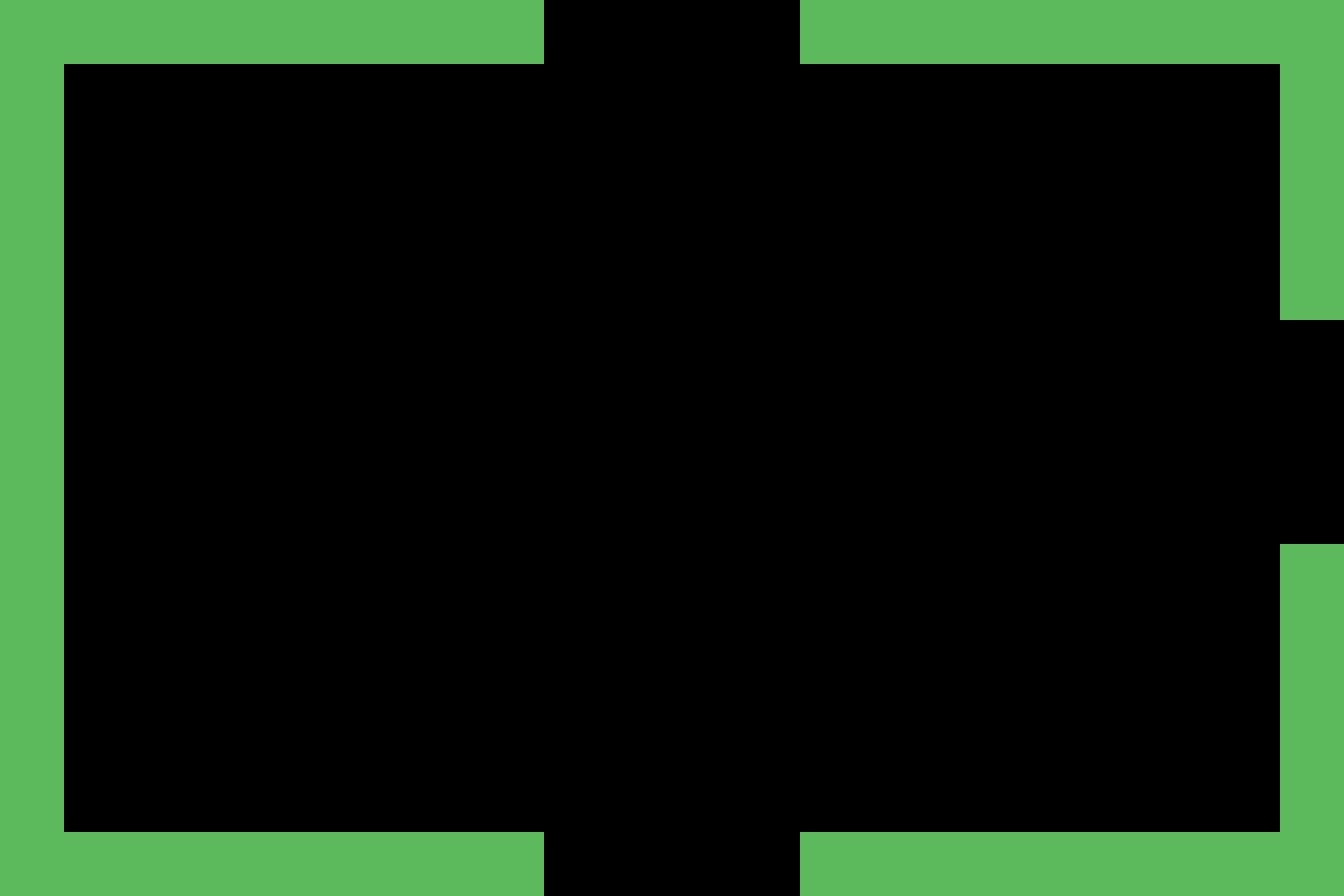

Tiled map render using the project's own tile images. Description and the map definition, with tile-layer contents summarised, below:
An orthogonal 42x28 tile map with 32x32 px tiles, 2 tile layers (Collision Tiles, NonCollision Tiles) and 4 objects (4x screenTransition).

<map version="1.0" orientation="orthogonal" width="42" height="28" tilewidth="32" tileheight="32">
 <tileset firstgid="1" name="tileset" tilewidth="32" tileheight="32">
  <image source="tileset.png" width="512" height="512" />
  <tile id="76">
   <properties>
    <property name="collision" value="true" />
   </properties>
  </tile>
  <tile id="77">
   <properties>
    <property name="collision" value="true" />
   </properties>
  </tile>
  <tile id="78">
   <properties>
    <property name="collision" value="true" />
   </properties>
  </tile>
  <tile id="79">
   <properties>
    <property name="collision" value="true" />
   </properties>
  </tile>
  <tile id="92">
   <properties>
    <property name="collision" value="true" />
   </properties>
  </tile>
  <tile id="93">
   <properties>
    <property name="collision" value="true" />
   </properties>
  </tile>
  <tile id="94">
   <properties>
    <property name="collision" value="true" />
   </properties>
  </tile>
  <tile id="95">
   <properties>
    <property name="collision" value="true" />
   </properties>
  </tile>
  <tile id="108">
   <properties>
    <property name="collision" value="true" />
   </properties>
  </tile>
  <tile id="109">
   <properties>
    <property name="collision" value="true" />
   </properties>
  </tile>
  <tile id="110">
   <properties>
    <property name="collision" value="true" />
   </properties>
  </tile>
  <tile id="111">
   <properties>
    <property name="collision" value="true" />
   </properties>
  </tile>
  <tile id="124">
   <properties>
    <property name="collision" value="true" />
   </properties>
  </tile>
  <tile id="125">
   <properties>
    <property name="collision" value="true" />
   </properties>
  </tile>
  <tile id="126">
   <properties>
    <property name="collision" value="true" />
   </properties>
  </tile>
  <tile id="127">
   <properties>
    <property name="collision" value="true" />
   </properties>
  </tile>
 </tileset>
 <layer name="Collision Tiles" width="42" height="28">
  <data>[1176 cells, 218 non-empty, 1 distinct tile ids]</data>
 </layer>
 <layer name="NonCollision Tiles" width="42" height="28">
  <data>[1176 cells, 0 non-empty, 0 distinct tile ids]</data>
 </layer>
 <objectgroup name="Object Layer 1" width="42" height="28">
  <object name="S" type="screenTransition" x="512" y="898" width="322" height="86" />
  <object name="N" type="screenTransition" x="512" y="-95" width="322" height="86" />
  <object name="E" type="screenTransition" x="1345" y="280" width="120" height="292" />
  <object name="W" type="screenTransition" x="-123" y="269" width="120" height="292" />
 </objectgroup>
</map>
